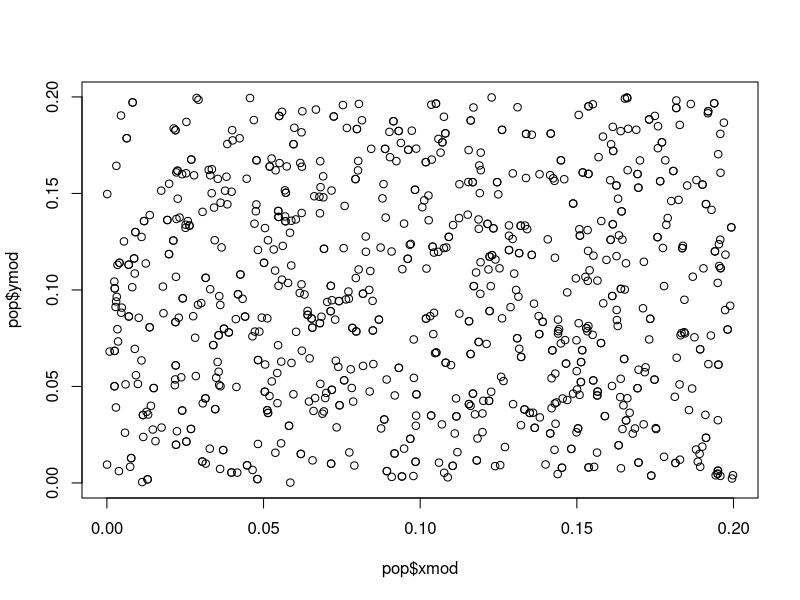
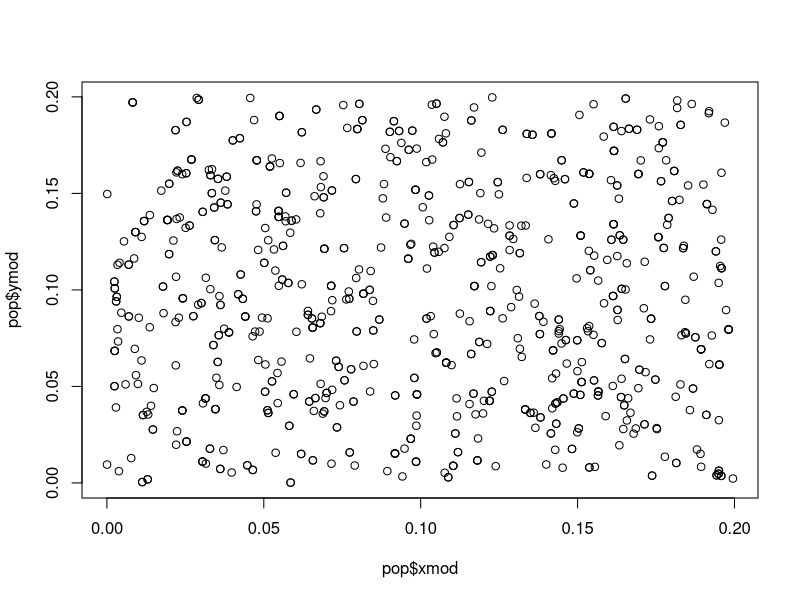
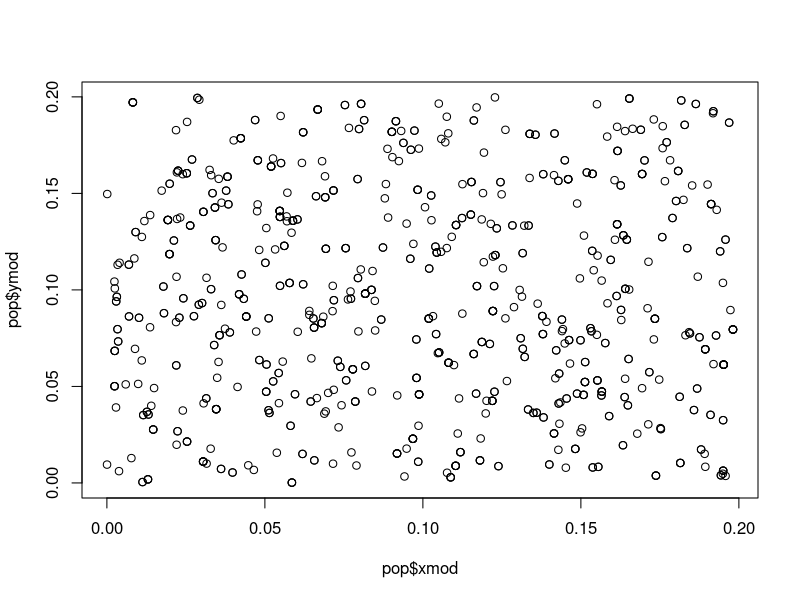
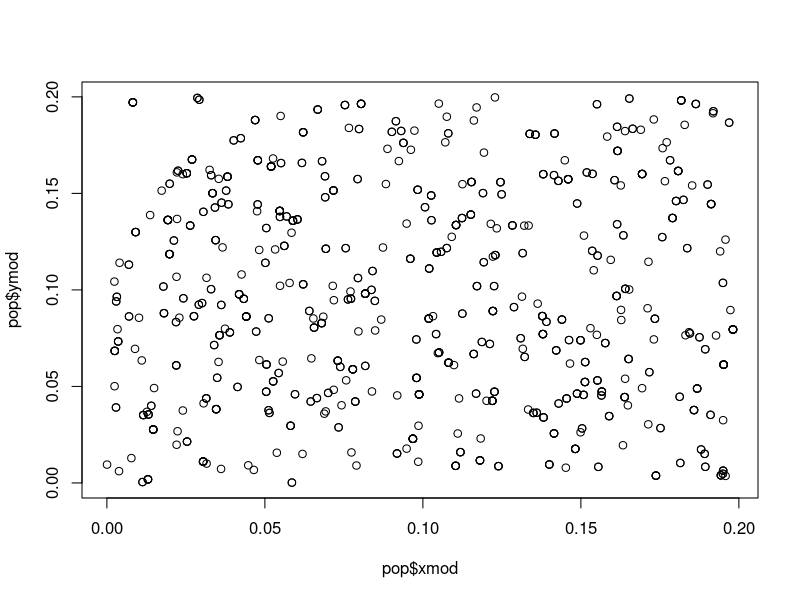
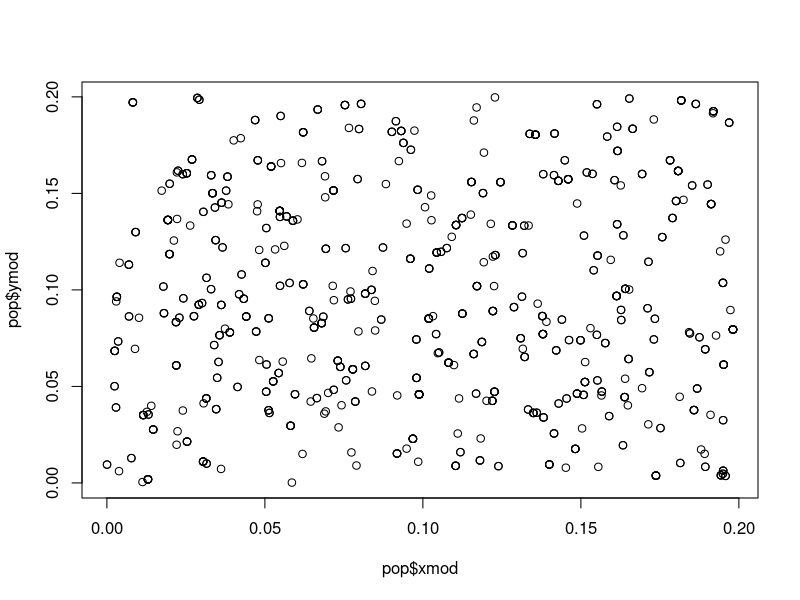
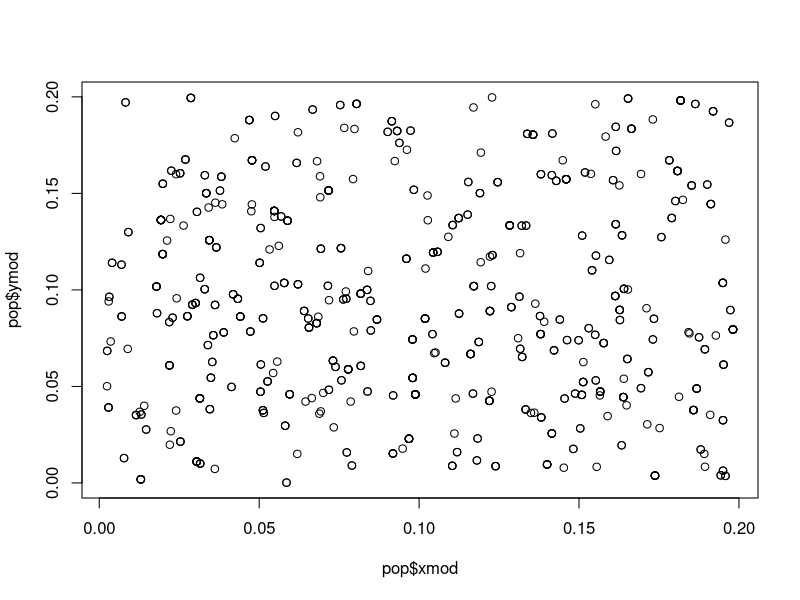
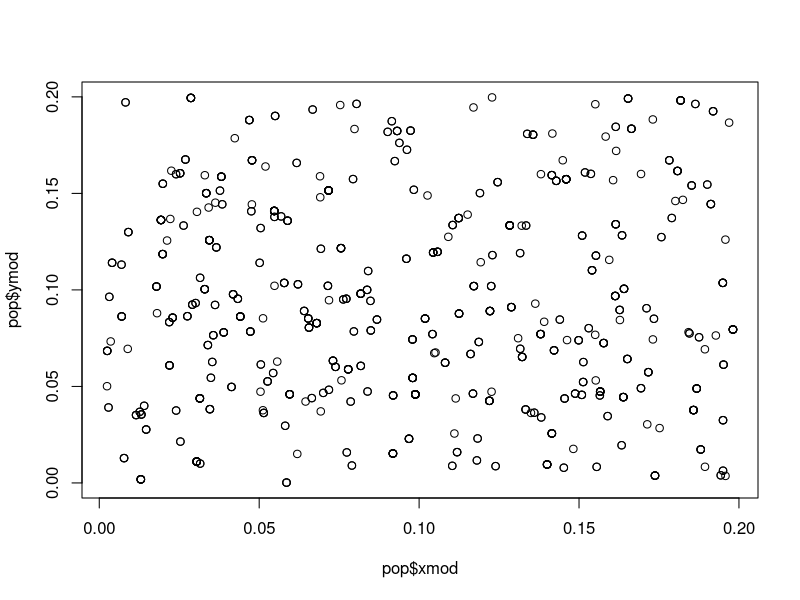
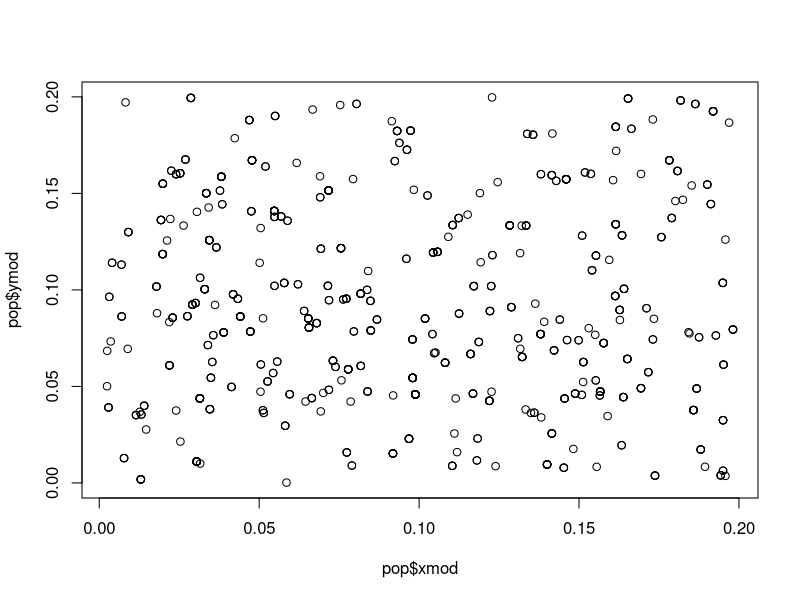

Write the R code that produced these figures, in order. (Note: a time limit stopped this script after it produced the figures.)
#
# PARAMETERS:
#


rep_th <- 0 # minimum c for a parent to reproduce
cost_reproduce <- 0 # cost (in reduction of c) for one reproduction


# INITIALIZE THE WEIGHT OF BIRDS:

ideal_weight_adult <- 80
ideal_weight_chick <- 10

sd_adult <- 8   # std deviation to use in rnorm for adult weight
sd_chick <- 5   # std deviation to use in rnorm for CHICK weight

init_weight <- function(a,idw,sdev){ # give the starting weight(s), sampled from a range:
  return(rnorm(a,mean = idw, sd = sdev))
}

# Weight transformation at maturation:

mw_param <- 1.3 # scaling parameter on the distance from ideal for the mature weight as a function of chick weight.

mat_weight <- function(a,c_weight,sdev){
  ww <- ideal_weight_adult-mw_param*(ideal_weight_chick-c_weight)
  return(rnorm(a,mean = ww, sd = sdev))
}

# OTHER STUFF

age_maturity <- 1 # upon reaching this age, individuals are mature and can reproduce


# # # # # # # # # # #
#     FUNCTIONS     #
# # # # # # # # # # # 

# SURVIVAL functions

# parameters of width for survival function - lower alpha means broader range of weights survive.

alphaC <- .01
alphaP <- .001

Sc <- function(w){
  prob <- 1-alphaC*(ideal_weight_chick-w)^2
  return(ifelse(prob>0,prob,0)) # must be 0 or greater
}

Sp <- function(w){
  prob <- 1-alphaP*(ideal_weight_adult-w)^2
  return(ifelse(prob>0,prob,0)) # must be 0 or greater
}

# DEATH functions

chick_death <- function(w){
  prob <- 1-Sc(w)
  rbinom(1,1,prob)        #      rbinom(1,1,ifelse(prob<1,prob,1)) was used, but since Sc truncates negative values, should be OK
}

parent_death <- function(w){
  prob <- 1-Sp(w)
  rbinom(1,1,prob)
}


# SIGNALING functions

mu <- 0 # metabolic cost to feeding, in units of WEIGHT
V <- 0 # coefficient representing the metabolic cost of begging, in units of WEIGHT
phi <- .2 # expenditure of parent to produce 1 unit of chick weight

xmod_init <- function(a){ # initial values for the measure of exaggeration of need/quality (begging level)
  return(runif(a, min=0, max=.2))
}

ymod_init <- function(a){ # initial values for the adjustment from begging levels to actual resource distribution
  return(runif(a, min=0, max=.2))
}

x <- function(w,xmod){ # solicitation level (x) is some function of offspring state (w)
  return((ideal_weight_chick-w)*(1+xmod)) # alternatives: (1-c)+xmod linearly exaggerate, or (1-c)*(1+xmod), in which exaggeration grows as need grows
}

y <- function(x,ymod,wp){ # resources rendered (in units WEIGHT) is a function only of offspring solicitation level (x)
  y_amt <- x*(1+ymod)
  ifelse(y_amt>=wp,wp,y_amt)
}

# MUTATION functions

mut_sd <- .001 # stdev for a normal distribution of mutation around an xmod or ymod.

mutx <- function(xmod){
#  newval <- xmod + rnorm(1,mean=xmod,sd=mut_sd) # PROBLEMS HERE - getting huge values, etc
#  ifelse(newval>0,newval,0)
#  runif(1,min=xmod-0.01,max=xmod+0.01)
  return(xmod)
}

muty <- function(ymod){
#  newval <- ymod + rnorm(1,mean=ymod,sd=mut_sd)
#  ifelse(newval>0,newval,0)
#  runif(1,min=ymod-0.01,max=ymod+0.01)
  return(ymod)
}

#
# INITIALIZE
#

# SIMULATION PARAMETERS:
init_pop_size <- 900
number_timesteps <- 5000 # number of timesteps (years/generations) to run in the simulation


# Generate initial population:

pop <- data.frame(id=c(1:init_pop_size), type = 1, parent=NA, birthday = 0, deathday = NA, w=init_weight(init_pop_size,ideal_weight_adult,sd_adult), xmod=xmod_init(init_pop_size), ymod=ymod_init(init_pop_size)) # id(or lineage), birthday, f, xmod, ymod

##
## LOOP FOR EACH TIMESTEP
##

identifier <<- init_pop_size + 1
for(t in 1: number_timesteps){
  
  # REPRODUCTION/MATURATION/RESET WEIGHTS:
  
  num_chicks <-0
  
  for(id in pop$id){
    if(pop$type[pop$id==id]==0 && (t-pop$birthday[pop$id==id])>=age_maturity){     # Offspring at or above age_maturity become adults
      pop$type[pop$id==id]<-1
      pop$w[pop$id==id]<-mat_weight(1,pop$w[pop$id==id],sd_adult) # mature weight - should depend on weight at end of 'chick season'
    }
    
    if(pop$w[pop$id==id]>=rep_th && pop$type[pop$id==id]==1){  # Mature organisms reproduce
      pop$w[pop$id==id]<-init_weight(1,ideal_weight_adult,sd_adult)-cost_reproduce # IMPORTANT: no memory of the previous season. If it survived to here, it starts over.
      # also subtract the cost of reproduction from the parent's state
      num_chicks <- num_chicks + 1
      tw <- init_weight(1,ideal_weight_chick,sd_chick) # note that this has nothing to do with parental weight right now
      pop <- rbind(pop,c(identifier,0,id,t,NA,tw,mutx(pop$xmod[pop$id==id]),muty(pop$ymod[pop$id==id]))) # add the offspring row; t= current time, c_init = startup state,
      identifier <<- identifier + 1
    }
  }
  
  
  # SOLICITATION AND FEEDING
  
  for(i in pop$id){
    if(pop$type[pop$id==id]==0 && pop$type[pop$parent[pop$id==id]] == 1){    # if the bird is type 0, AND parent is type 1 (not dead):
      transfer_w <- y(x(pop$w[pop$id==id],pop$xmod[pop$id==id]),pop$ymod[pop$parent[pop$id==id]],pop$w[pop$parent[pop$id==id]]) # make sure strategy calls the PARENT'S ymod!
      pop$w[pop$id==id] <- pop$w[pop$id==id] - V*x(pop$w[pop$id==id],pop$xmod[pop$id==id]) + transfer_w # solicit at cost V*x, with V in WEIGHT units
      tmp <- pop$w[pop$parent[pop$id==id]] - mu - phi*transfer_w # feed at metabolic cost mu (in WEIGHT units), and y*phi
      pop$w[pop$parent[pop$id==id]] <- ifelse(tmp>0,tmp,0)
    }
  }
  
  # GENERIC DENSITY DEPENDENCE: keep the population right around 1000
  popsize <- nrow(pop[pop$type!=2,])
  gdd_temp <- ((popsize - 1000)/popsize)
  gdd <- ifelse(popsize>1000, gdd_temp,0)
  
  for(id in pop$id){
    if(rbinom(1,1,gdd)>0){
      pop$type[pop$id==id]<-2
      pop$deathday[pop$id==id] <- t
    }
  }
  
  
  # DEATHS: Cull based on non-optimal weight.
  
  for(id in pop$id){
    if(pop$type[pop$id==id]==1 && parent_death(pop$w[pop$id==id])==1){  # if parent, check state w/ parent_death(), which may kill;
      pop$type[pop$id==id] <- 2
      pop$deathday[pop$id==id] <- t
    }
    
    if(pop$type[pop$id==id]==0 && chick_death(pop$w[pop$id==id])==1){   # if chick, check state w/ chick_death(), which may kill;
      pop$type[pop$id==id] <- 2
      pop$deathday[pop$id==id] <- t
    }
  }
  
  # REMOVE all of the dead individuals each time, to keep the dataframe smaller:
  pop <- subset(pop, type!=2)

  print(pop)
  cat("Timestep: ", t, "\nPop size: ", nrow(pop))
  print(table(pop$xmod))
  print(table(pop$ymod))
  plot(pop$xmod,pop$ymod) #, xlim=c(0,0.2), ylim=c(0,0.2))
#  readline(prompt="Press [enter] to continue") # pause each step
} # End of each timestep
